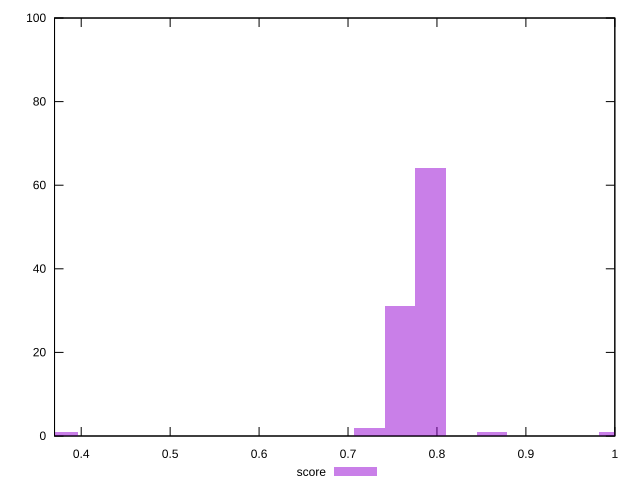

Write the gnuplot code that produced this figure.
reset

$score <<EOF
0.37918247936805544 1
0.7928360932241159 64
0.7583649587361109 31
0.7238938242481059 2
0.9996629001521462 1
0.861778362200126 1
EOF

set key outside below
set boxwidth 0.03447113448800504
set xrange [0.37:1]
set yrange [0:100]
set trange [0:100]
set style fill transparent solid 0.5 noborder
set terminal svg size 640, 490 enhanced background rgb 'white'
set output "reports/report_00030_2021-02-24T20-42-31.540Z/total-blocking-time/samples/astro/score/histogram.svg"

plot $score title "score" with boxes

reset
